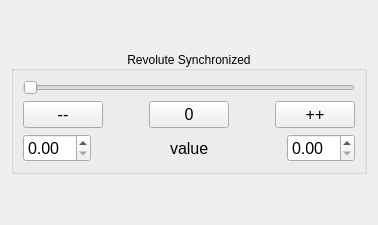
                    <widget class="QWidget" name="revolute_control_synchronized_tab_widget">
                      <attribute name="title">
                        <string>Synchronized</string>
                      </attribute>

                      <layout class="QVBoxLayout" name="revolute_control_synchronized_tab_widget_vertical_layout">
                        <item>
                          <spacer name="revolute_control_synchronized_tab_widget_vertical_layout_upper_spacer">
                            <property name="orientation">
                              <enum>Qt::Vertical</enum>
                            </property>
                            <property name="sizeHint" stdset="0">
                              <size>
                                <width>20</width>
                                <height>40</height>
                              </size>
                            </property>
                          </spacer>
                        </item>
                        <item>
                          <widget class="QGroupBox" name="revolute_control_synchronized_group_box">
                            <property name="title">
                              <string>Revolute Synchronized</string>
                            </property>
                            <property name="alignment">
                              <set>Qt::AlignCenter</set>
                            </property>
                            <layout class="QVBoxLayout" name="revolute_control_synchronized_vertical_layout">
                              <item>
                                <widget class="QSlider" name="revolute_control_synchronized_slider">
                                  <property name="orientation">
                                    <enum>Qt::Horizontal</enum>
                                  </property>
                                </widget>
                              </item>
                              <item>
                                <layout class="QHBoxLayout" name="revolute_control_synchronized_button">
                                  <item>
                                    <widget class="QPushButton" name="revolute_control_synchronized_button_decrease">
                                      <property name="font">
                                        <font>
                                          <pointsize>12</pointsize>
                                        </font>
                                      </property>
                                      <property name="text">
                                        <string>--</string>
                                      </property>
                                    </widget>
                                  </item>
                                  <item>
                                    <spacer name="revolute_control_synchronized_button_left_spacer">
                                      <property name="orientation">
                                        <enum>Qt::Horizontal</enum>
                                      </property>
                                      <property name="sizeHint" stdset="0">
                                        <size>
                                          <width>40</width>
                                          <height>20</height>
                                        </size>
                                      </property>
                                    </spacer>
                                  </item>
                                  <item>
                                    <widget class="QPushButton" name="revolute_control_synchronized_button_reset">
                                      <property name="font">
                                        <font>
                                          <pointsize>12</pointsize>
                                        </font>
                                      </property>
                                      <property name="text">
                                        <string>0</string>
                                      </property>
                                    </widget>
                                  </item>
                                  <item>
                                    <spacer name="revolute_control_synchronized_button_right_spacer">
                                      <property name="orientation">
                                        <enum>Qt::Horizontal</enum>
                                      </property>
                                      <property name="sizeHint" stdset="0">
                                        <size>
                                          <width>40</width>
                                          <height>20</height>
                                        </size>
                                      </property>
                                    </spacer>
                                  </item>
                                  <item>
                                    <widget class="QPushButton" name="revolute_control_synchronized_button_increase">
                                      <property name="font">
                                        <font>
                                          <pointsize>12</pointsize>
                                        </font>
                                      </property>
                                      <property name="text">
                                        <string>++</string>
                                      </property>
                                    </widget>
                                  </item>
                                </layout>
                              </item>
                              <item>
                                <layout class="QHBoxLayout" name="revolute_control_synchronized_value">
                                  <item>
                                    <widget class="QDoubleSpinBox" name="revolute_control_synchronized_value_minimum">
                                      <property name="font">
                                        <font>
                                          <pointsize>12</pointsize>
                                        </font>
                                      </property>
                                    </widget>
                                  </item>
                                  <item>
                                    <spacer name="revolute_control_synchronized_value_left_spacer">
                                      <property name="orientation">
                                        <enum>Qt::Horizontal</enum>
                                      </property>
                                      <property name="sizeHint" stdset="0">
                                        <size>
                                          <width>40</width>
                                          <height>20</height>
                                        </size>
                                      </property>
                                    </spacer>
                                  </item>
                                  <item>
                                    <widget class="QLabel" name="revolute_control_synchronized_value_current">
                                      <property name="font">
                                        <font>
                                          <pointsize>12</pointsize>
                                        </font>
                                      </property>
                                      <property name="text">
                                        <string>value</string>
                                      </property>
                                    </widget>
                                  </item>
                                  <item>
                                    <spacer name="revolute_control_synchronized_value_right_spacer">
                                      <property name="orientation">
                                        <enum>Qt::Horizontal</enum>
                                      </property>
                                      <property name="sizeHint" stdset="0">
                                        <size>
                                          <width>40</width>
                                          <height>20</height>
                                        </size>
                                      </property>
                                    </spacer>
                                  </item>
                                  <item>
                                    <widget class="QDoubleSpinBox" name="revolute_control_synchronized_value_maximum">
                                      <property name="font">
                                        <font>
                                          <pointsize>12</pointsize>
                                        </font>
                                      </property>
                                    </widget>
                                  </item>
                                </layout>
                              </item>
                            </layout>
                          </widget>
                        </item>
                        <item>
                          <spacer name="revolute_control_synchronized_tab_widget_vertical_layout_lower_spacer">
                            <property name="orientation">
                              <enum>Qt::Vertical</enum>
                            </property>
                            <property name="sizeHint" stdset="0">
                              <size>
                                <width>20</width>
                                <height>40</height>
                              </size>
                            </property>
                          </spacer>
                        </item>
                      </layout>
                    </widget>
